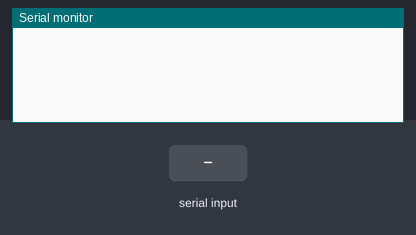
Simulated run of this sketch. Board: Arduino Mega 2560, built with avr-gcc and run on an emulated ATmega2560. Shown: the last lines printed to the serial monitor. The inputs (shaded band) are chosen by the test bench.

Above: at 1.2 s.
1.3 s: "90,45\n" received over the second serial link
At 3.1 s:
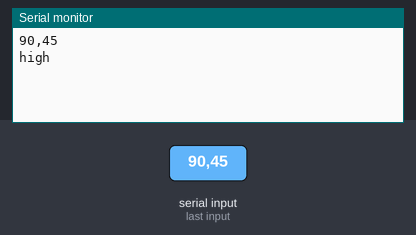
3.8 s: "5\n" received over the second serial link
At 5.9 s:
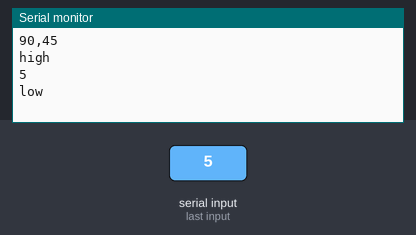

The sketch:

arduino_mega_pH_sample_code.ino
```cpp
//This code was written to be easy to understand.
//Modify this code as you see fit.
//This code will output data to the Arduino serial monitor.
//Type commands into the Arduino serial monitor to control the pH circuit.
//This code was written in the Arduino 2.3.2 IDE
//This code was last tested 9/2024


String inputstring = "";                              //a string to hold incoming data from the PC
String sensorstring = "";                             //a string to hold the data from the Atlas Scientific product
float pH;                                             //used to hold a floating point number that is the pH


void setup() {                                        //set up the hardware
  Serial.begin(9600);                                 //set baud rate for the hardware serial port_0 to 9600
 Serial3.begin(9600);                                //set baud rate for software serial port_3 to 9600
  inputstring.reserve(10);                            //set aside some bytes for receiving data from the PC
  sensorstring.reserve(30);                           //set aside some bytes for receiving data from Atlas Scientific product
}

void loop() {                                         //here we go...


  if (Serial.available()) {                //if a string from the PC has been received in its entirety
    inputstring = Serial.readStringUntil(13);                       //read the string until we see a <CR>
    Serial3.print(inputstring);                       //send that string to the Atlas Scientific product
    Serial3.print('\r');                              //add a <CR> to the end of the string
    inputstring = "";                                 //clear the string
  }


  if (Serial3.available()) {               //if a string from the Atlas Scientific product has been received in its entirety

    sensorstring = Serial3.readStringUntil(13);         //read the string until we see a <CR>
    Serial.println(sensorstring);                     //send that string to the PC's serial monitor

 if (isdigit(sensorstring[0])) {                   //if the first character in the string is a digit
      pH = sensorstring.toFloat();                    //convert the string to a floating point number so it can be evaluated by the Arduino
      if (pH >= 7.0) {                                //if the pH is greater than or equal to 7.0
        Serial.println("high");                       //print "high" this is demonstrating that the Arduino is evaluating the pH as a number and not as a string
      }
      if (pH <= 6.99) {                               //if the pH is less than or equal to 6.99
        Serial.println("low");                        //print "low" this is demonstrating that the Arduino is evaluating the pH as a number and not as a string
      }
    }

  }
  sensorstring = "";                                  //clear the string:
}
```

Measured:
- after the input at 1.3 s, the serial monitor: prints a new line after 1.0 s (image 1)
- after the input at 3.8 s, the serial monitor: prints a new line after 1.0 s (image 2)
